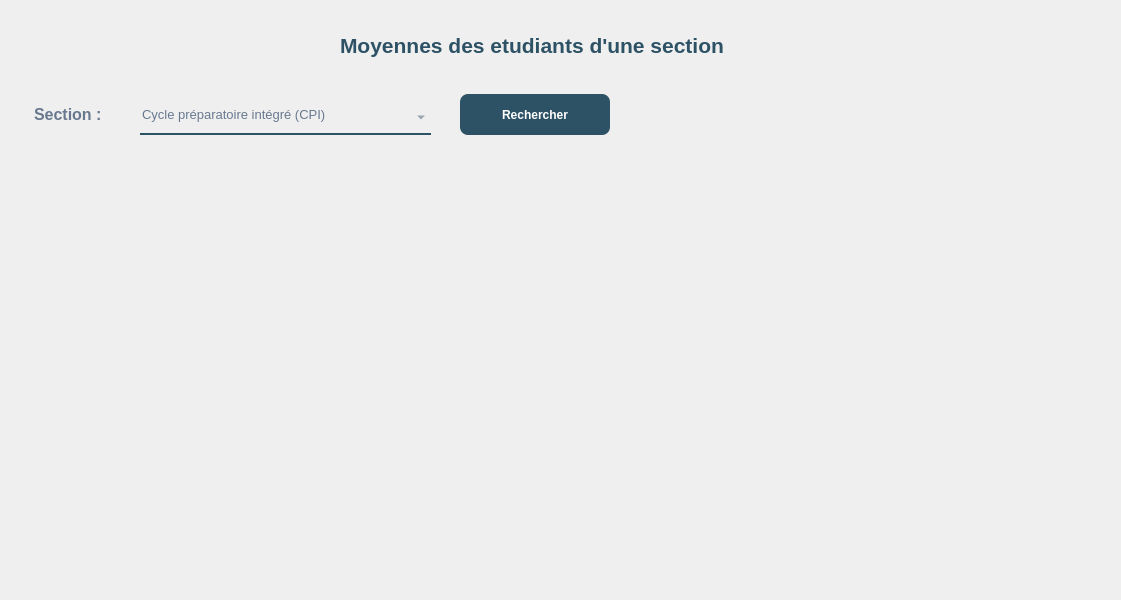
<?xml version="1.0" encoding="UTF-8"?>
<ui version="4.0">
 <class>Dialog</class>
 <widget class="QDialog" name="Dialog">
  <property name="geometry">
   <rect>
    <x>0</x>
    <y>0</y>
    <width>1121</width>
    <height>600</height>
   </rect>
  </property>
  <property name="windowTitle">
   <string>Dialog</string>
  </property>
  <widget class="QTableView" name="tableView">
   <property name="geometry">
    <rect>
     <x>20</x>
     <y>170</y>
     <width>821</width>
     <height>401</height>
    </rect>
   </property>
   <property name="styleSheet">
    <string notr="true">background:rgba(0,0,0,0);
border:none;</string>
   </property>
  </widget>
  <widget class="QLabel" name="label_4">
   <property name="geometry">
    <rect>
     <x>0</x>
     <y>-120</y>
     <width>1131</width>
     <height>761</height>
    </rect>
   </property>
   <property name="styleSheet">
    <string notr="true">border-image:url(:/img/897.jpg);</string>
   </property>
   <property name="text">
    <string/>
   </property>
  </widget>
  <widget class="QPushButton" name="pushButton">
   <property name="geometry">
    <rect>
     <x>460</x>
     <y>94</y>
     <width>150</width>
     <height>41</height>
    </rect>
   </property>
   <property name="font">
    <font>
     <pointsize>-1</pointsize>
     <weight>87</weight>
     <bold>true</bold>
    </font>
   </property>
   <property name="styleSheet">
    <string notr="true">background: rgb(255,255,255);
background: rgba(46,82,101,255);
  border: 0 solid #E2E8F0;
  color: rgb(255, 255, 255);
  font-size: 12px;
  font-weight: 700;
  height: 56px;
  border-radius: 8px;

</string>
   </property>
   <property name="text">
    <string>Rechercher</string>
   </property>
  </widget>
  <widget class="QLabel" name="label_10">
   <property name="geometry">
    <rect>
     <x>340</x>
     <y>20</y>
     <width>511</width>
     <height>51</height>
    </rect>
   </property>
   <property name="font">
    <font>
     <family>Arial</family>
     <pointsize>16</pointsize>
     <weight>75</weight>
     <bold>true</bold>
     <underline>false</underline>
    </font>
   </property>
   <property name="styleSheet">
    <string notr="true">color:rgba(46,82,101,255);
background-color:rgba(0,0,0,0);
</string>
   </property>
   <property name="text">
    <string>Moyennes des etudiants d'une section</string>
   </property>
  </widget>
  <widget class="QLabel" name="label">
   <property name="geometry">
    <rect>
     <x>30</x>
     <y>100</y>
     <width>111</width>
     <height>35</height>
    </rect>
   </property>
   <property name="font">
    <font>
     <pointsize>12</pointsize>
     <weight>75</weight>
     <bold>true</bold>
    </font>
   </property>
   <property name="styleSheet">
    <string notr="true">background-color:rgba(0,0,0,0);
color:rgb(104, 121, 143);
padding-bottom:7px;</string>
   </property>
   <property name="text">
    <string>Section :</string>
   </property>
  </widget>
  <widget class="QComboBox" name="comboBox">
   <property name="geometry">
    <rect>
     <x>140</x>
     <y>100</y>
     <width>291</width>
     <height>35</height>
    </rect>
   </property>
   <property name="font">
    <font>
     <pointsize>10</pointsize>
     <weight>50</weight>
     <bold>false</bold>
    </font>
   </property>
   <property name="styleSheet">
    <string notr="true">background-color:rgba(0,0,0,0);
border: 2px solid rgba(0,0,0,0);
border-bottom-color:rgba(46,82,101,255);
color:rgb(104, 121, 143);
padding-bottom:7px;</string>
   </property>
   <item>
    <property name="text">
     <string>Cycle préparatoire intégré (CPI)</string>
    </property>
   </item>
   <item>
    <property name="text">
     <string>Licence en sciences de l’informatique (L-I)</string>
    </property>
   </item>
   <item>
    <property name="text">
     <string>Licence en mathématiques appliquée (L-M)</string>
    </property>
   </item>
   <item>
    <property name="text">
     <string>Mastère de recherche en génie logiciel (MR-GL)</string>
    </property>
   </item>
   <item>
    <property name="text">
     <string>Mastère professionnel en génie logiciel (MP-GL)</string>
    </property>
   </item>
   <item>
    <property name="text">
     <string>Diplôme national d'ingénieur en électronique (ING)</string>
    </property>
   </item>
  </widget>
  <zorder>label_4</zorder>
  <zorder>tableView</zorder>
  <zorder>pushButton</zorder>
  <zorder>label_10</zorder>
  <zorder>label</zorder>
  <zorder>comboBox</zorder>
 </widget>
 <resources>
  <include location="../img/back.qrc"/>
 </resources>
 <connections/>
</ui>
